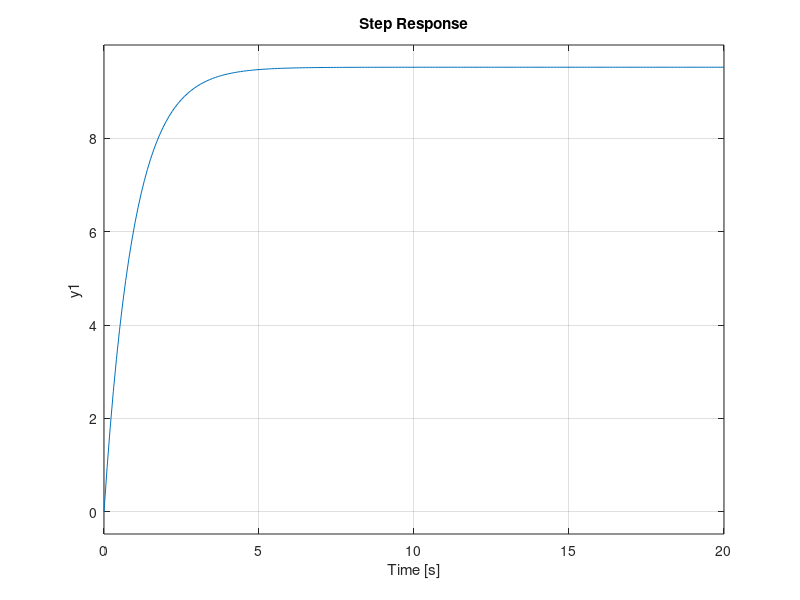
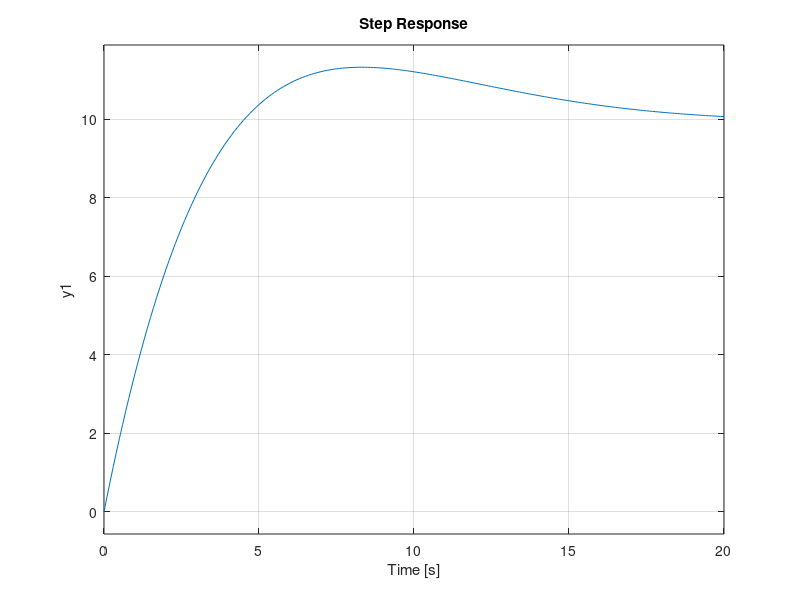

Here is the MATLAB script that generated these plots, in order:
%% Plant param
m = 1000;
b = 50;
r = 10;

s = tf('s');
TF = 1/(m*s+b);

%% Transfer function new
Kp = 1000;
controller = pid(Kp);

TF_new = feedback(TF*controller,1);

%% Plotting
t = 0:0.1:20;
figure
step(r*TF_new,t)

%% Using integral part
Kp = 400;
Ki = 80;
controller = pid(Kp,Ki);

TF_new = feedback(TF*controller,1);

t = 0:0.1:20;
figure
step(r*TF_new,t)